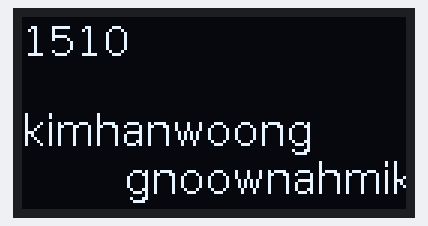
Recording of a program running on a simulated Raspberry Pi (BCM pin numbers). Shown: 128×64 one-colour display. At 0.1 s the program stops and its outputs stay as they are.

Above: at 0.2 s.

The program:

OLED.py
```python
import board
import digitalio
from PIL import Image, ImageDraw, ImageFont
import adafruit_ssd1306

# Setting some variables for our reset pin etc.
RESET_PIN = digitalio.DigitalInOut(board.D4)

# Very important... This lets py-gaugette 'know' what pins to use in order to reset the display
i2c = board.I2C()
oled = adafruit_ssd1306.SSD1306_I2C(128, 64, i2c, addr=0x3c, reset=RESET_PIN)

# Clear display.
oled.fill(0)
oled.show()

# Create blank image for drawing.
image = Image.new("1", (oled.width, oled.height))
draw = ImageDraw.Draw(image)

# Load a font in 2 different sizes.
font = ImageFont.truetype("/usr/share/fonts/truetype/dejavu/DejaVuSans.ttf", 28)
font2 = ImageFont.truetype("/usr/share/fonts/truetype/dejavu/DejaVuSans.ttf", 14)

# Draw the text
draw.text((0, 0), "1510", font=font2, fill=255)
draw.text((0, 30), "kimhanwoong", font=font2, fill=255)
draw.text((34, 46), "gnoownahmik", font=font2, fill=255)

# Display image
oled.image(image)
oled.show()
```
